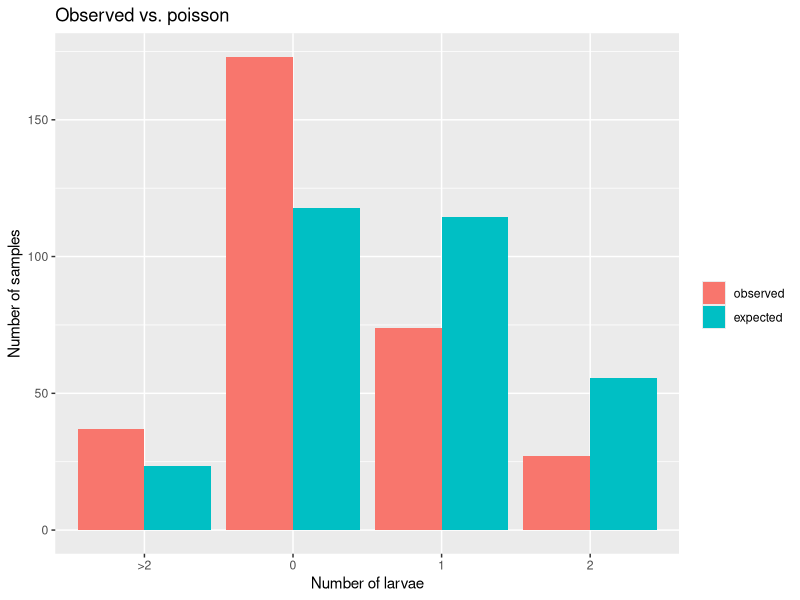
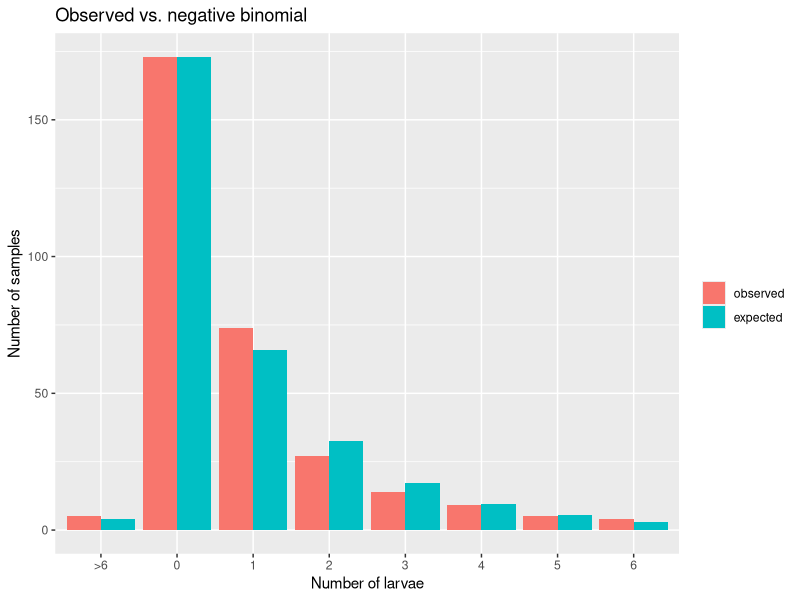

Generate these figures, in order, with R:
## ---- chunk 1
library(knitr)
library(reshape2)
library(ggplot2)
library(grid)
library(plyr)
opts_chunk$set(fig.width = 8, fig.height = 2.9, message = FALSE, warning = FALSE)
## ---- chunk 2
larvae <- 0:12
counts <- c(173, 74, 27, 14, 9, 5, 4, 2, 0, 0, 1, 1, 1)
data <- rep(larvae, counts)
## ---- chunk 3
# Generate poisson distribution based on mean larvae count ------------------------------
poisson <- dpois(larvae, lambda = mean(data))
poisson <- c(poisson, 1 - sum(poisson))
poisson <- poisson * sum(counts)
# Compare distributions -----------------------------------------------------------------
compare_dist <- function(expected) {
  # Find which values to lump so that there are at least 2 - - - - - - - - - - -  - - - -
  lump_at <- sum(sapply(seq_along(expected),
                        function(i) sum(expected[i:length(expected)]) > 2)) - 1
  lumped <- lump_at:length(expected)
  # Create data frame with obersved and expected  - - - - - - - - - - - - - - - - - - - -
  comp <- data.frame("observed" = c(c(counts, 0)[-lumped], sum(c(counts, 0)[lumped])),
                     "expected" = c(expected[-lumped], sum(expected[lumped])), 
                     "count" = c(larvae[-lumped], paste0(">", larvae[lump_at - 1])))
  # Do a Chi-squared test comparing the distributions - - - - - - - - - - - - - - - - - -
  p_value <- 1 - pchisq(sum((comp$observed-comp$expected)^2/comp$expected), 2)
  print(paste("Chi-squared p-value:", signif(p_value)))
  return(comp)  
}
comp <- compare_dist(poisson)
## ---- chunk 4
m_comp <- melt(comp, id.vars = "count")
ggplot(m_comp, aes(x = count, y = value, fill = variable)) +
  geom_bar(stat="identity", position = "dodge") + 
  labs(title = "Observed vs. poisson", 
       x = "Number of larvae", 
       y = "Number of samples", 
       fill = "")
## ---- chunk 5
# Estimate k from number of zeros -------------------------------------------------------
nbinome_k_estimate <- function(data) {
  # Find the k that makes the following function equal to zero  - - - - - - - - - - - - -
  f <- function(k, N = length(data), N0 = sum(data == 0), xbar = mean(data))
    log(N/N0) - k * log(1 + xbar/k)  
  uniroot(f=f, interval=c(0.001, 100))$root 
}
k_hat <- nbinome_k_estimate(data)
# Generate negative binomial distribution -----------------------------------------------
nbinome <- dnbinom(x = larvae, size = k_hat, prob = k_hat/(k_hat + mean(data)))
nbinome <- c(nbinome, 1 - sum(nbinome))
nbinome <- nbinome * sum(counts)
# Compare distributions -----------------------------------------------------------------
comp <- compare_dist(nbinome)
## ---- chunk 6
m_comp <- melt(comp, id.vars = "count")
ggplot(m_comp, aes(x = count, y = value, fill = variable)) +
  geom_bar(stat="identity", position = "dodge") + 
  labs(title = "Observed vs. negative binomial", 
       x = "Number of larvae", 
       y = "Number of samples", 
       fill = "")
